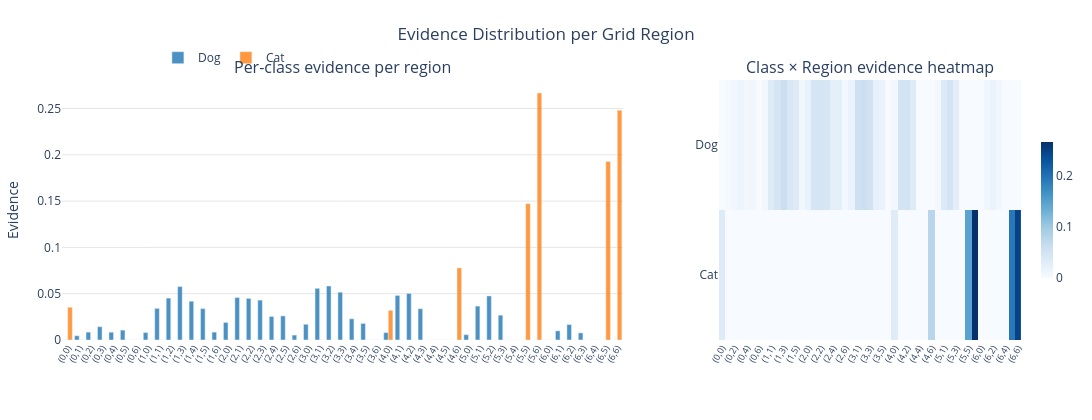

Write notebook code for a chart like this one.
### Markdown cell above
## 10. Evidence Distribution per Region

The spatial heatmap blurs over grid boundaries.  
This bar chart shows the **exact evidence mass per region per class**,
making it easy to spot regions where multiple classes compete.

### Code cell
fig = show_evidence_region_bars(
    evidence,
    explanation.hypotheses.ids,
    class_names = CLASS_NAMES,
    sample_idx  = 0,
    grid_h      = explainer.unit_space.grid_h,
    grid_w      = explainer.unit_space.grid_w,
    title       = 'Evidence Distribution per Grid Region',
    out_path    = OUT / f'tutorial_region_bars_{DATASET}.html',
)
fig.show()

### Figure 1 — Plotly figure (JSON) as saved in the notebook; plotly's stock layout.template omitted (floating-point values rounded to 4 significant figures)
{"data": [{"marker": {"color": "#1f77b4"}, "name": "Dog", "opacity": 0.8, "type": "bar", "x": ["(0,0)", "(0,1)", "(0,2)", "(0,3)", "(0,4)", "(0,5)", "(0,6)", "(1,0)", "(1,1)", "(1,2)", "(1,3)", "(1,4)", "(1,5)", "(1,6)", "(2,0)", "(2,1)", "(2,2)", "(2,3)", "(2,4)", "(2,5)", "(2,6)", "(3,0)", "(3,1)", "(3,2)", "(3,3)", "(3,4)", "(3,5)", "(3,6)", "(4,0)", "(4,1)", "(4,2)", "(4,3)", "(4,4)", "(4,5)", "(4,6)", "(5,0)", "(5,1)", "(5,2)", "(5,3)", "(5,4)", "(5,5)", "(5,6)", "(6,0)", "(6,1)", "(6,2)", "(6,3)", "(6,4)", "(6,5)", "(6,6)"], "xaxis": "x", "y": [0, 0.004598, 0.008514, 0.01435, 0.00843, 0.01071, 0, 0.008079, 0.03414, 0.04522, 0.05769, 0.04185, 0.03386, 0.008508, 0.01895, 0.04585, 0.0449, 0.04308, 0.02541, 0.02601, 0.005322, 0.01698, 0.05578, 0.05831, 0.05157, 0.02288, 0.01788, 0, 0.007976, 0.04811, 0.05028, 0.03375, 0, 0, 0, 0.005741, 0.03658, 0.04759, 0.02681, 0, 0, 0, 0, 0.009914, 0.01669, 0.00767, 0, 0, 0], "yaxis": "y"}, {"marker": {"color": "#ff7f0e"}, "name": "Cat", "opacity": 0.8, "type": "bar", "x": ["(0,0)", "(0,1)", "(0,2)", "(0,3)", "(0,4)", "(0,5)", "(0,6)", "(1,0)", "(1,1)", "(1,2)", "(1,3)", "(1,4)", "(1,5)", "(1,6)", "(2,0)", "(2,1)", "(2,2)", "(2,3)", "(2,4)", "(2,5)", "(2,6)", "(3,0)", "(3,1)", "(3,2)", "(3,3)", "(3,4)", "(3,5)", "(3,6)", "(4,0)", "(4,1)", "(4,2)", "(4,3)", "(4,4)", "(4,5)", "(4,6)", "(5,0)", "(5,1)", "(5,2)", "(5,3)", "(5,4)", "(5,5)", "(5,6)", "(6,0)", "(6,1)", "(6,2)", "(6,3)", "(6,4)", "(6,5)", "(6,6)"], "xaxis": "x", "y": [0.03537, 0, 0, 0, 0, 0, 0, 0, 0, 0, 0, 0, 0, 0, 0, 0, 0, 0, 0, 0, 0, 0, 0, 0, 0, 0, 0, 0, 0.032, 0, 0, 0, 0, 0, 0.07783, 0, 0, 0, 0, 0, 0.1472, 0.2667, 0, 0, 0, 0, 0, 0.1928, 0.2481], "yaxis": "y"}, {"colorbar": {"len": 0.6, "thickness": 12, "x": 1.01}, "colorscale": [[0, "rgb(247,251,255)"], [0.125, "rgb(222,235,247)"], [0.25, "rgb(198,219,239)"], [0.375, "rgb(158,202,225)"], [0.5, "rgb(107,174,214)"], [0.625, "rgb(66,146,198)"], [0.75, "rgb(33,113,181)"], [0.875, "rgb(8,81,156)"], [1, "rgb(8,48,107)"]], "hovertemplate": "Class: %{y}<br>Region: %{x}<br>Evidence: %{z:.4f}<extra></extra>", "showscale": true, "type": "heatmap", "x": ["(0,0)", "(0,1)", "(0,2)", "(0,3)", "(0,4)", "(0,5)", "(0,6)", "(1,0)", "(1,1)", "(1,2)", "(1,3)", "(1,4)", "(1,5)", "(1,6)", "(2,0)", "(2,1)", "(2,2)", "(2,3)", "(2,4)", "(2,5)", "(2,6)", "(3,0)", "(3,1)", "(3,2)", "(3,3)", "(3,4)", "(3,5)", "(3,6)", "(4,0)", "(4,1)", "(4,2)", "(4,3)", "(4,4)", "(4,5)", "(4,6)", "(5,0)", "(5,1)", "(5,2)", "(5,3)", "(5,4)", "(5,5)", "(5,6)", "(6,0)", "(6,1)", "(6,2)", "(6,3)", "(6,4)", "(6,5)", "(6,6)"], "xaxis": "x2", "y": ["Dog", "Cat"], "yaxis": "y2", "z": [[0.0, 0.004598, 0.008514, 0.01435, 0.00843, 0.01071, 0.0, 0.008079, 0.03414, 0.04522, 0.05769, 0.04185, 0.03386, 0.008508, 0.01895, 0.04585, 0.0449, 0.04308, 0.02541, 0.02601, 0.005322, 0.01698, 0.05578, 0.05831, 0.05157, 0.02288, 0.01788, 0.0, 0.007976, 0.04811, 0.05028, 0.03375, 0.0, 0.0, 0.0, 0.005741, 0.03658, 0.04759, 0.02681, 0.0, 0.0, 0.0, 0.0, 0.009914, 0.01669, 0.00767, 0.0, 0.0, 0.0], [0.03537, 0.0, 0.0, 0.0, 0.0, 0.0, 0.0, 0.0, 0.0, 0.0, 0.0, 0.0, 0.0, 0.0, 0.0, 0.0, 0.0, 0.0, 0.0, 0.0, 0.0, 0.0, 0.0, 0.0, 0.0, 0.0, 0.0, 0.0, 0.032, 0.0, 0.0, 0.0, 0.0, 0.0, 0.07783, 0.0, 0.0, 0.0, 0.0, 0.0, 0.1472, 0.2667, 0.0, 0.0, 0.0, 0.0, 0.0, 0.1928, 0.2481]]}], "layout": {"annotations": [{"font": {"size": 16}, "showarrow": false, "text": "Per-class evidence per region", "x": 0.2925, "xanchor": "center", "xref": "paper", "y": 1, "yanchor": "bottom", "yref": "paper"}, {"font": {"size": 16}, "showarrow": false, "text": "Class × Region evidence heatmap", "x": 0.8425, "xanchor": "center", "xref": "paper", "y": 1, "yanchor": "bottom", "yref": "paper"}], "barmode": "group", "height": 420, "legend": {"orientation": "h", "x": 0.1, "y": 1.03, "yanchor": "bottom"}, "margin": {"b": 80, "l": 60, "r": 40, "t": 80}, "plot_bgcolor": "white", "title": {"text": "Evidence Distribution per Grid Region", "x": 0.5}, "width": 1100, "xaxis": {"anchor": "y", "domain": [0, 0.585], "tickangle": -60, "tickfont": {"size": 9}}, "xaxis2": {"anchor": "y2", "domain": [0.685, 1], "tickangle": -60, "tickfont": {"size": 9}}, "yaxis": {"anchor": "x", "domain": [0, 1], "gridcolor": "rgba(0,0,0,0.1)", "title": {"text": "Evidence"}}, "yaxis2": {"anchor": "x2", "autorange": "reversed", "domain": [0, 1]}}}
